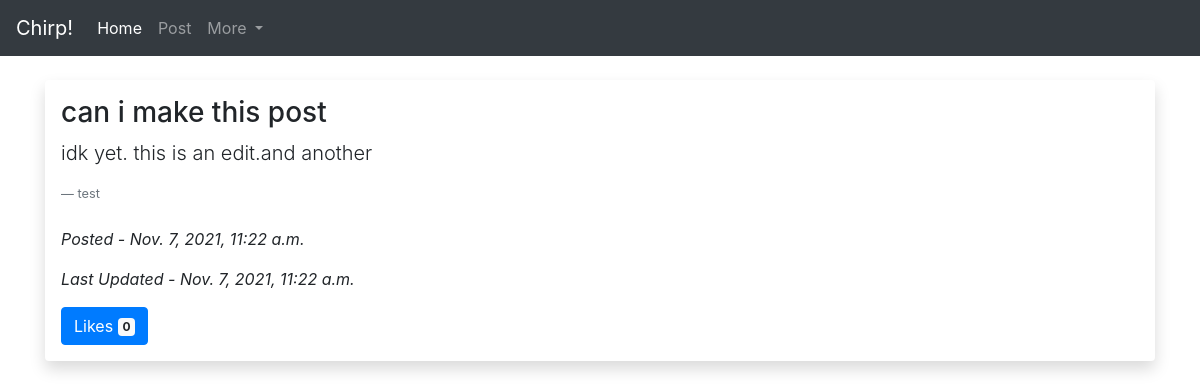
Page /posts/details/6/ on the committed database.
### posts/models.py (models this page shows, shortened)
class Post(models.Model):
    title = models.CharField(max_length=60)
    body = models.TextField(max_length=280)
    author = models.ForeignKey('auth.User', on_delete=models.CASCADE)
    created = models.DateTimeField(auto_now_add=True)
    updated = models.DateTimeField(auto_now=True)
    likes = models.IntegerField(default=0)
    class Meta:
        ordering=["-created"]

### posts/views.py (the view)
# urls.py: path('details/<int:pk>/', PostDetailView.as_view(), name="details"),
class PostDetailView(DetailView):
    model=Post
    template_name='details.html'

### templates/details.html (shortened to what this page needs)
{% extends 'base.html' %}
{% block content %}
    <div class="shadow p-3 mb-5 bg-white rounded">
    <h3>{{post.title}}</h3>
    <p class="lead">{{post.body}}</p>
    <a class="blockquote-footer" href="{% url 'users:profile' post.author %}">{{post.author}}</a>
    <br>
    <p><em>Posted - {{post.created}}</em></p>
    <p><em>Last Updated - {{post.updated}}</em></p>
    {% if user != post.author %}
    <form action="{% url 'posts:like' post.pk %}" method="POST">
        <button type="submit" name="likes" class="btn btn-primary">
        Likes <span class="badge badge-light">{{post.likes}}</span>
        </button>
        </form>
    {% endif %}
{% endblock content %}

### rows in the picture
Post: title "can i make this post", body "idk yet. this is an edit.and another", author "test", created "Nov. 7, 2021, 11:22 a.m.", updated "Nov. 7, 2021, 11:22 a.m.", likes "0"
